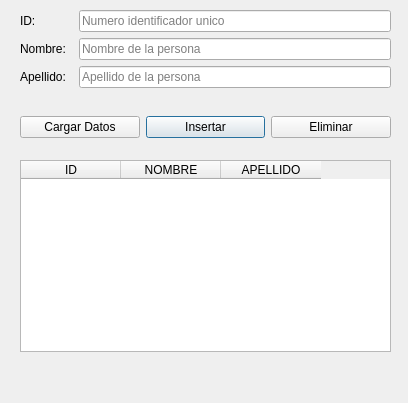
<?xml version="1.0" encoding="UTF-8"?>
<ui version="4.0">
 <class>Dialog</class>
 <widget class="QDialog" name="Dialog">
  <property name="geometry">
   <rect>
    <x>0</x>
    <y>0</y>
    <width>408</width>
    <height>403</height>
   </rect>
  </property>
  <property name="windowTitle">
   <string>Dialog</string>
  </property>
  <widget class="QWidget" name="gridLayoutWidget">
   <property name="geometry">
    <rect>
     <x>20</x>
     <y>10</y>
     <width>371</width>
     <height>80</height>
    </rect>
   </property>
   <layout class="QGridLayout" name="gridLayout">
    <item row="3" column="0">
     <widget class="QLabel" name="label">
      <property name="text">
       <string>Apellido:</string>
      </property>
     </widget>
    </item>
    <item row="0" column="0">
     <widget class="QLabel" name="label_2">
      <property name="text">
       <string>ID:</string>
      </property>
     </widget>
    </item>
    <item row="2" column="0">
     <widget class="QLabel" name="label_3">
      <property name="text">
       <string>Nombre:  </string>
      </property>
     </widget>
    </item>
    <item row="0" column="1">
     <widget class="QLineEdit" name="txtID">
      <property name="placeholderText">
       <string>Numero identificador unico</string>
      </property>
      <property name="cursorMoveStyle">
       <enum>Qt::LogicalMoveStyle</enum>
      </property>
      <property name="clearButtonEnabled">
       <bool>true</bool>
      </property>
     </widget>
    </item>
    <item row="2" column="1">
     <widget class="QLineEdit" name="txtName">
      <property name="placeholderText">
       <string>Nombre de la persona</string>
      </property>
     </widget>
    </item>
    <item row="3" column="1">
     <widget class="QLineEdit" name="txtApellido">
      <property name="placeholderText">
       <string>Apellido de la persona</string>
      </property>
     </widget>
    </item>
   </layout>
  </widget>
  <widget class="QWidget" name="gridLayoutWidget_2">
   <property name="geometry">
    <rect>
     <x>20</x>
     <y>100</y>
     <width>371</width>
     <height>54</height>
    </rect>
   </property>
   <layout class="QGridLayout" name="gridLayout_2">
    <item row="0" column="1">
     <widget class="QPushButton" name="btnInsertar">
      <property name="text">
       <string>Insertar</string>
      </property>
     </widget>
    </item>
    <item row="0" column="0">
     <widget class="QPushButton" name="btnCargar">
      <property name="text">
       <string>Cargar Datos</string>
      </property>
     </widget>
    </item>
    <item row="0" column="2">
     <widget class="QPushButton" name="btnEliminar">
      <property name="text">
       <string>Eliminar</string>
      </property>
     </widget>
    </item>
   </layout>
  </widget>
  <widget class="QTableWidget" name="table">
   <property name="geometry">
    <rect>
     <x>20</x>
     <y>160</y>
     <width>371</width>
     <height>192</height>
    </rect>
   </property>
   <column>
    <property name="text">
     <string>ID</string>
    </property>
   </column>
   <column>
    <property name="text">
     <string>NOMBRE</string>
    </property>
   </column>
   <column>
    <property name="text">
     <string>APELLIDO</string>
    </property>
   </column>
  </widget>
 </widget>
 <resources/>
 <connections/>
</ui>
